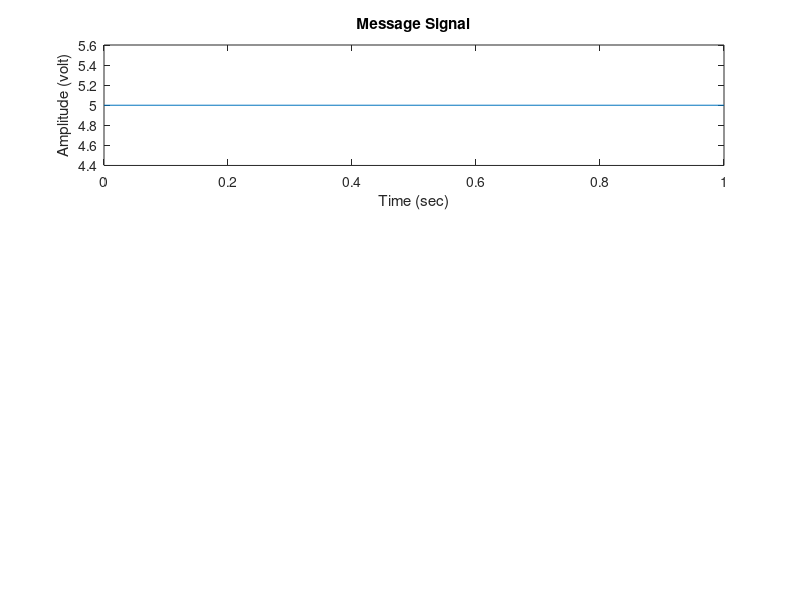
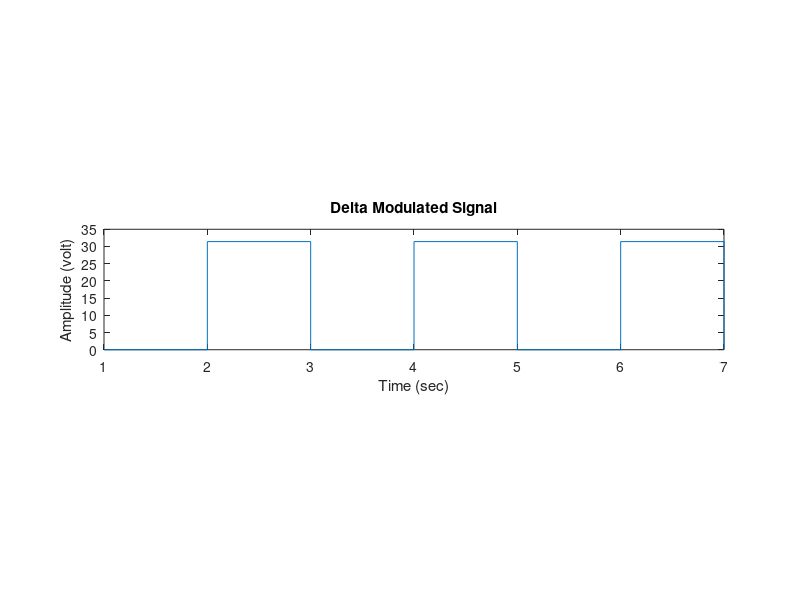
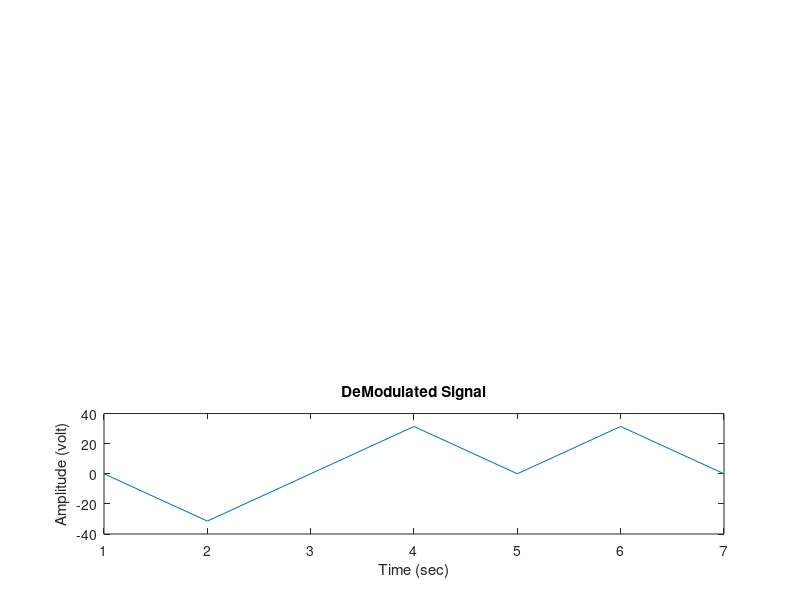

Recreate these plots in MATLAB, in order.
%% Date-27/04/2021        id-201914044 
%% stndard input - 2 4 120
clc;        %% clearing comment 
clear all;  %% clearing workspace
close all;  %% closing all window (like graph window)

Am = input("enter msg signal amplitude: ");
fm = input("enter msg signal frequency: ");
fs = input("enter sampling signal frequency: ");

Tm = 1/fs;
t = 0: Tm : 1;
Ym = Am*cos(2*pi*fm*t); %% msg signal
figure(1);
subplot(3,1,1);
plot(t,Ym);
title("Message Signal");
xlabel("Time (sec)");
ylabel("Amplitude (volt)");

l = length(Ym);
%disp(l);   %% here extra one is coming as i started from 0
delta = (2*pi*fm*Am)/fs; %%this will be my step size
%disp(delta);
Yn=0;       %% Delta modulated signal
for i=1:l;
if Ym(i)>Yn(i)
d(i)=1;
Yn(i+1) = Yn(i) + delta;
else
d(i)=0; 
Yn(i+1) = Yn(i) - delta;
end
end
figure(2);
subplot(3,1,2);
stairs(Yn);     %%plot() was giving me edges,so i used stairs()
title("Delta Modulated Signal");
xlabel("Time (sec)");
ylabel("Amplitude (volt)");

%% Delta modulation's reverse process will give me Demodulated signal
for i = 1 : d
if d(i)>Yn(i)
d(i) = 0;
Yn(i+1) = Yn(i) - delta;
else
d(i) = 1; 
Yn(i+1) = Yn(i) + delta;
end
end
figure(3);
subplot(3,1,3);
plot(Yn);     %% here instead of stairs() i used plot according to question
title("DeModulated Signal");
xlabel("Time (sec)");
ylabel("Amplitude (volt)");
